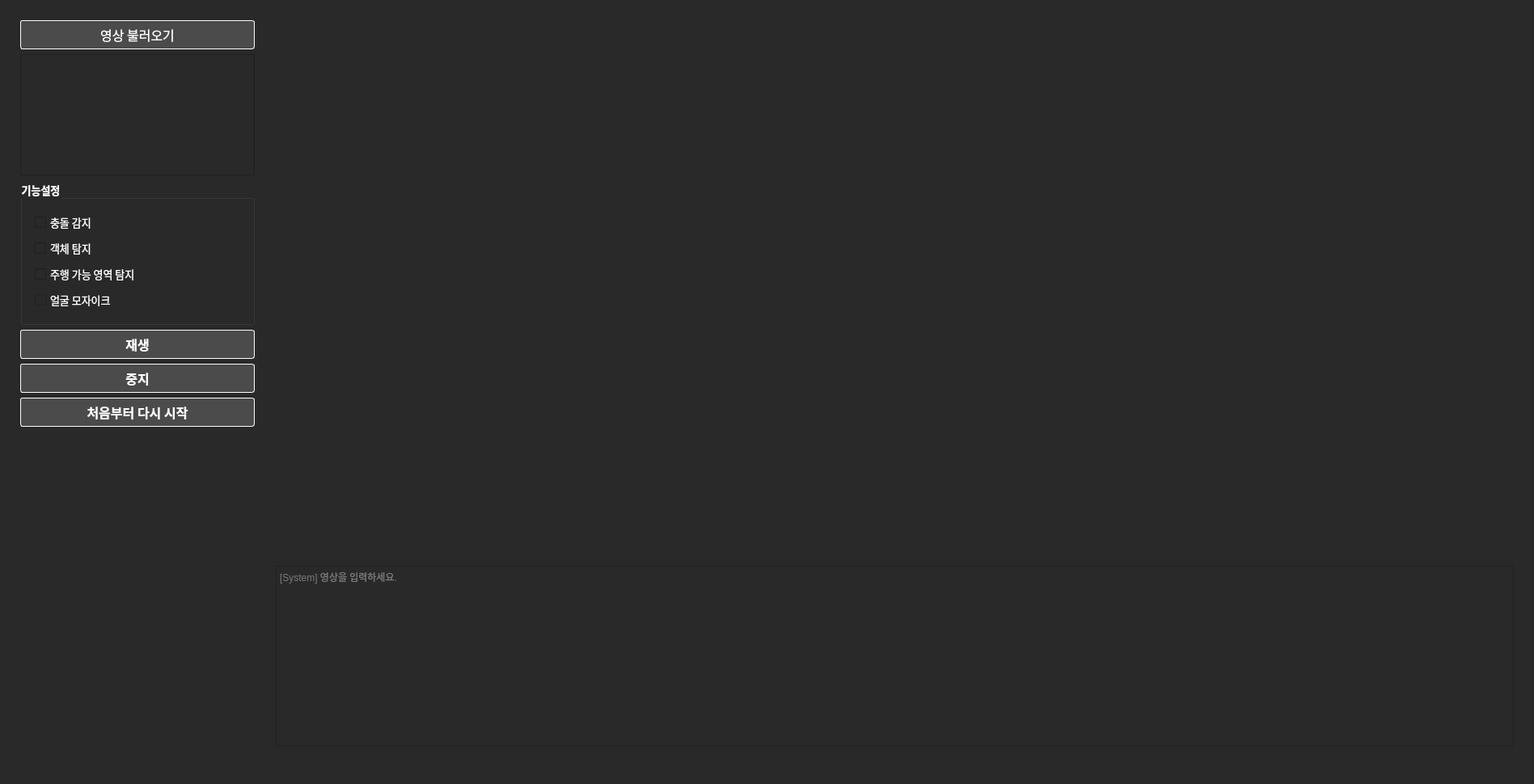
<?xml version="1.0" encoding="UTF-8"?>
<ui version="4.0">
 <class>MainWindow</class>
 <widget class="QMainWindow" name="MainWindow">
  <property name="geometry">
   <rect>
    <x>0</x>
    <y>0</y>
    <width>1897</width>
    <height>970</height>
   </rect>
  </property>
  <property name="sizePolicy">
   <sizepolicy hsizetype="Fixed" vsizetype="Fixed">
    <horstretch>0</horstretch>
    <verstretch>0</verstretch>
   </sizepolicy>
  </property>
  <property name="maximumSize">
   <size>
    <width>999999</width>
    <height>1000</height>
   </size>
  </property>
  <property name="font">
   <font>
    <family>Californian FB</family>
    <pointsize>10</pointsize>
   </font>
  </property>
  <property name="windowTitle">
   <string>Collision Detection System v1</string>
  </property>
  <property name="styleSheet">
   <string notr="true">background-color: rgb(41, 41, 41);
color: rgb(124, 124, 124);
</string>
  </property>
  <widget class="QWidget" name="centralwidget">
   <layout class="QGridLayout" name="gridLayout_3">
    <property name="leftMargin">
     <number>10</number>
    </property>
    <property name="topMargin">
     <number>10</number>
    </property>
    <property name="rightMargin">
     <number>10</number>
    </property>
    <property name="bottomMargin">
     <number>10</number>
    </property>
    <property name="horizontalSpacing">
     <number>5</number>
    </property>
    <item row="0" column="0">
     <layout class="QHBoxLayout" name="horizontalLayout" stretch="1,5">
      <property name="spacing">
       <number>6</number>
      </property>
      <property name="leftMargin">
       <number>5</number>
      </property>
      <property name="topMargin">
       <number>5</number>
      </property>
      <property name="rightMargin">
       <number>5</number>
      </property>
      <property name="bottomMargin">
       <number>5</number>
      </property>
      <item>
       <layout class="QVBoxLayout" name="verticalLayout_3" stretch="2,10,2,0,0,0,0">
        <property name="leftMargin">
         <number>10</number>
        </property>
        <property name="topMargin">
         <number>10</number>
        </property>
        <property name="rightMargin">
         <number>10</number>
        </property>
        <property name="bottomMargin">
         <number>10</number>
        </property>
        <item>
         <widget class="QPushButton" name="pushButton_importVideo">
          <property name="font">
           <font>
            <family>NanumGothic</family>
            <pointsize>12</pointsize>
            <weight>50</weight>
            <italic>false</italic>
            <bold>false</bold>
           </font>
          </property>
          <property name="styleSheet">
           <string notr="true">QPushButton{background-color: rgb(75, 75, 75);
selection-color: rgb(255, 255, 255);
color: rgb(255, 255, 255);

border: 1px solid  #ffffff;
border-radius: 3px;
padding-right: 5px; 
padding-left: 5px;
padding-top: 5px;
padding-bottom: 5px;
}

QPushButton:hover
{
	background-color: rgb(125,125,125);
	border: 0px solid  #ffffff;
}</string>
          </property>
          <property name="text">
           <string>영상 불러오기</string>
          </property>
         </widget>
        </item>
        <item>
         <widget class="QPlainTextEdit" name="plainTextEdit_videoInfo">
          <property name="maximumSize">
           <size>
            <width>16777215</width>
            <height>150</height>
           </size>
          </property>
          <property name="styleSheet">
           <string notr="true">color : #ffffff</string>
          </property>
         </widget>
        </item>
        <item>
         <widget class="QGroupBox" name="groupBox">
          <property name="maximumSize">
           <size>
            <width>16777215</width>
            <height>130</height>
           </size>
          </property>
          <property name="font">
           <font>
            <family>NanumGothic</family>
            <pointsize>10</pointsize>
            <weight>75</weight>
            <bold>true</bold>
           </font>
          </property>
          <property name="styleSheet">
           <string notr="true">color : #ffffff</string>
          </property>
          <property name="title">
           <string>기능설정</string>
          </property>
          <layout class="QGridLayout" name="gridLayout">
           <property name="sizeConstraint">
            <enum>QLayout::SetMinAndMaxSize</enum>
           </property>
           <property name="leftMargin">
            <number>10</number>
           </property>
           <property name="topMargin">
            <number>10</number>
           </property>
           <property name="rightMargin">
            <number>10</number>
           </property>
           <property name="bottomMargin">
            <number>10</number>
           </property>
           <item row="0" column="0">
            <layout class="QVBoxLayout" name="verticalLayout">
             <property name="leftMargin">
              <number>5</number>
             </property>
             <property name="topMargin">
              <number>5</number>
             </property>
             <property name="rightMargin">
              <number>5</number>
             </property>
             <property name="bottomMargin">
              <number>5</number>
             </property>
             <item>
              <widget class="QCheckBox" name="checkBox_collisionDetect">
               <property name="font">
                <font>
                 <family>NanumGothic</family>
                 <pointsize>10</pointsize>
                </font>
               </property>
               <property name="text">
                <string>충돌 감지</string>
               </property>
              </widget>
             </item>
             <item>
              <widget class="QCheckBox" name="checkBox_objectDetect">
               <property name="font">
                <font>
                 <family>NanumGothic</family>
                 <pointsize>10</pointsize>
                </font>
               </property>
               <property name="text">
                <string>객체 탐지</string>
               </property>
              </widget>
             </item>
             <item>
              <widget class="QCheckBox" name="checkBox_availableRouteDetect">
               <property name="font">
                <font>
                 <family>NanumGothic</family>
                 <pointsize>10</pointsize>
                </font>
               </property>
               <property name="text">
                <string>주행 가능 영역 탐지</string>
               </property>
              </widget>
             </item>
             <item>
              <widget class="QCheckBox" name="checkBox_mosaicFace">
               <property name="font">
                <font>
                 <family>NanumGothic</family>
                 <pointsize>10</pointsize>
                </font>
               </property>
               <property name="text">
                <string>얼굴 모자이크</string>
               </property>
              </widget>
             </item>
            </layout>
           </item>
          </layout>
         </widget>
        </item>
        <item>
         <widget class="QPushButton" name="pushButton_startVideo">
          <property name="font">
           <font>
            <family>NanumGothic</family>
            <pointsize>12</pointsize>
            <weight>75</weight>
            <bold>true</bold>
           </font>
          </property>
          <property name="styleSheet">
           <string notr="true">QPushButton{background-color: rgb(75, 75, 75);
selection-color: rgb(255, 255, 255);
color: rgb(255, 255, 255);

border: 1px solid  #ffffff;
border-radius: 3px;
padding-right: 5px; 
padding-left: 5px;
padding-top: 5px;
padding-bottom: 5px;
}

QPushButton:hover
{
	background-color: rgb(125,125,125);
	border: 0px solid  #ffffff;
}</string>
          </property>
          <property name="text">
           <string>재생</string>
          </property>
         </widget>
        </item>
        <item>
         <widget class="QPushButton" name="pushButton_stopVideo">
          <property name="font">
           <font>
            <family>NanumGothic</family>
            <pointsize>12</pointsize>
            <weight>75</weight>
            <bold>true</bold>
           </font>
          </property>
          <property name="styleSheet">
           <string notr="true">QPushButton{background-color: rgb(75, 75, 75);
selection-color: rgb(255, 255, 255);
color: rgb(255, 255, 255);

border: 1px solid  #ffffff;
border-radius: 3px;
padding-right: 5px; 
padding-left: 5px;
padding-top: 5px;
padding-bottom: 5px;
}

QPushButton:hover
{
	background-color: rgb(125,125,125);
	border: 0px solid  #ffffff;
}</string>
          </property>
          <property name="text">
           <string>중지</string>
          </property>
         </widget>
        </item>
        <item>
         <widget class="QPushButton" name="pushButton_restartVideo">
          <property name="font">
           <font>
            <family>NanumGothic</family>
            <pointsize>12</pointsize>
            <weight>75</weight>
            <bold>true</bold>
           </font>
          </property>
          <property name="styleSheet">
           <string notr="true">QPushButton{background-color: rgb(75, 75, 75);
selection-color: rgb(255, 255, 255);
color: rgb(255, 255, 255);

border: 1px solid  #ffffff;
border-radius: 3px;
padding-right: 5px; 
padding-left: 5px;
padding-top: 5px;
padding-bottom: 5px;
}

QPushButton:hover
{
	background-color: rgb(125,125,125);
	border: 0px solid  #ffffff;
}</string>
          </property>
          <property name="text">
           <string>처음부터 다시 시작</string>
          </property>
         </widget>
        </item>
        <item>
         <widget class="QLabel" name="label_videoWindow_2">
          <property name="font">
           <font>
            <kerning>true</kerning>
           </font>
          </property>
          <property name="text">
           <string/>
          </property>
          <property name="margin">
           <number>-1</number>
          </property>
         </widget>
        </item>
       </layout>
      </item>
      <item>
       <layout class="QVBoxLayout" name="vboxLayout" stretch="3,1">
        <property name="leftMargin">
         <number>10</number>
        </property>
        <property name="topMargin">
         <number>10</number>
        </property>
        <property name="rightMargin">
         <number>10</number>
        </property>
        <property name="bottomMargin">
         <number>10</number>
        </property>
        <item>
         <layout class="QHBoxLayout" name="horizontalLayout_videoLayout">
          <item>
           <widget class="QLabel" name="label_videoWindow">
            <property name="font">
             <font>
              <kerning>true</kerning>
             </font>
            </property>
            <property name="text">
             <string/>
            </property>
            <property name="margin">
             <number>-1</number>
            </property>
           </widget>
          </item>
         </layout>
        </item>
        <item>
         <widget class="QPlainTextEdit" name="plainTextEdit_mainLogger">
          <property name="readOnly">
           <bool>true</bool>
          </property>
          <property name="plainText">
           <string>[System] 영상을 입력하세요.</string>
          </property>
         </widget>
        </item>
       </layout>
      </item>
     </layout>
    </item>
   </layout>
  </widget>
  <widget class="QMenuBar" name="menubar">
   <property name="geometry">
    <rect>
     <x>0</x>
     <y>0</y>
     <width>1897</width>
     <height>21</height>
    </rect>
   </property>
  </widget>
  <widget class="QStatusBar" name="statusbar"/>
 </widget>
 <resources/>
 <connections/>
</ui>
